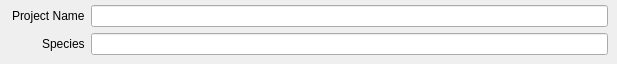
           <widget class="QWidget" name="page_12">
            <widget class="QWidget" name="layoutWidget">
             <property name="geometry">
              <rect>
               <x>12</x>
               <y>5</y>
               <width>596</width>
               <height>22</height>
              </rect>
             </property>
             <layout class="QHBoxLayout" name="horizontalLayout_14">
              <item>
               <widget class="QLabel" name="label_6">
                <property name="text">
                 <string>Project Name</string>
                </property>
               </widget>
              </item>
              <item>
               <widget class="QLineEdit" name="lineEdit_4"/>
              </item>
             </layout>
            </widget>
            <widget class="QWidget" name="layoutWidget">
             <property name="geometry">
              <rect>
               <x>42</x>
               <y>33</y>
               <width>566</width>
               <height>22</height>
              </rect>
             </property>
             <layout class="QHBoxLayout" name="horizontalLayout_34">
              <item>
               <widget class="QLabel" name="label_30">
                <property name="sizePolicy">
                 <sizepolicy hsizetype="Maximum" vsizetype="Preferred">
                  <horstretch>0</horstretch>
                  <verstretch>0</verstretch>
                 </sizepolicy>
                </property>
                <property name="maximumSize">
                 <size>
                  <width>45</width>
                  <height>16777215</height>
                 </size>
                </property>
                <property name="text">
                 <string>Species</string>
                </property>
               </widget>
              </item>
              <item>
               <widget class="QLineEdit" name="lineEdit_13">
                <property name="enabled">
                 <bool>true</bool>
                </property>
               </widget>
              </item>
             </layout>
            </widget>
           </widget>
